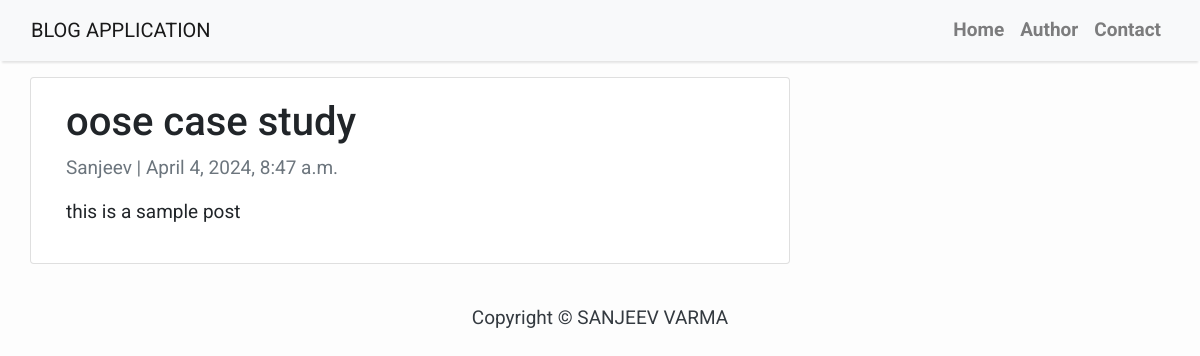
Page /oose-case-study/ on the committed database.
### blog/models.py (models this page shows, shortened)
class Post(models.Model):
    title = models.CharField(max_length=100, unique=True)
    slug = models.SlugField(max_length=100, unique=True)
    author = models.ForeignKey(User, on_delete=models.CASCADE, related_name='blog_posts')
    updated_on = models.DateTimeField(auto_now=True)
    content = RichTextField()
    created_on = models.DateTimeField(auto_now_add=True)
    status = models.IntegerField(choices=STATUS, default=0)
    class Meta:
        ordering = ['-created_on']

### blog/views.py (the view)
# urls.py: path('<slug:slug>/', views.PostDetail.as_view(), name='post_detail'),
class PostDetail(generic.DetailView):
    model = Post
    template_name = 'post_detail.html'

### blog/templates/post_detail.html (shortened to what this page needs)
{% extends 'base.html' %}
{% block content %}
<div class="container">
    <div class="row">
        <div class="col-md-8 card mb-4 mt-3 left top">
            <div class="card-body">
                <h1>{% block title %} {{ object.title }} {% endblock title %}</h1>
                <p class="text-muted">{{ post.author }} | {{ post.created_on }}</p>
                <p class="card-text">{{ object.content | safe }}</p>
            </div>
        </div>
    </div>
</div>
<footer class="py-3 bg-grey">
    <p class="m-0 text-dark text-center">Copyright &copy; SANJEEV VARMA</p>
</footer>
{% endblock content %}

### blog/templates/base.html (style rules this page uses)
body { font-family: "Roboto",sans-serif ; font-size: 19px; background-color: #fdfdfd; }

### rows in the picture
Post: title "oose case study", author "Sanjeev", created_on "April 4, 2024, 8:47 a.m.", content "this is a sample post"
